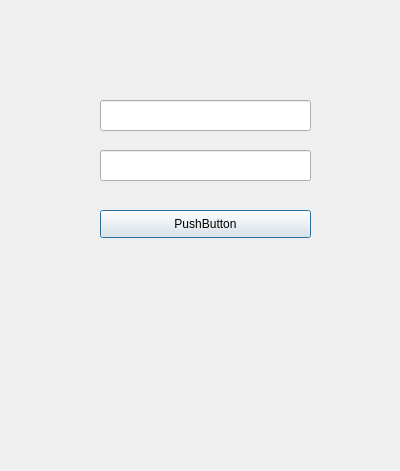
<?xml version="1.0" encoding="UTF-8"?>
<ui version="4.0">
 <class>TodoLogIn</class>
 <widget class="QDialog" name="TodoLogIn">
  <property name="geometry">
   <rect>
    <x>0</x>
    <y>0</y>
    <width>400</width>
    <height>471</height>
   </rect>
  </property>
  <property name="windowTitle">
   <string>Dialog</string>
  </property>
  <widget class="QLineEdit" name="idEdit">
   <property name="geometry">
    <rect>
     <x>100</x>
     <y>100</y>
     <width>211</width>
     <height>31</height>
    </rect>
   </property>
  </widget>
  <widget class="QLineEdit" name="pwEdit">
   <property name="geometry">
    <rect>
     <x>100</x>
     <y>150</y>
     <width>211</width>
     <height>31</height>
    </rect>
   </property>
   <property name="echoMode">
    <enum>QLineEdit::Password</enum>
   </property>
  </widget>
  <widget class="QPushButton" name="logInButton">
   <property name="geometry">
    <rect>
     <x>100</x>
     <y>210</y>
     <width>211</width>
     <height>28</height>
    </rect>
   </property>
   <property name="text">
    <string>PushButton</string>
   </property>
  </widget>
 </widget>
 <resources/>
 <connections/>
</ui>
